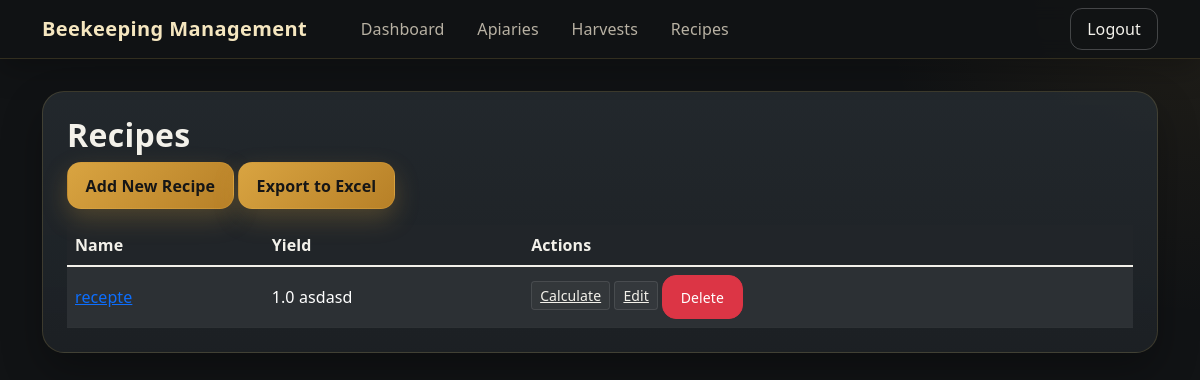
Screenshot of /recipes (signed in) with the database file from the repository.
### tables this page shows
CREATE TABLE recipes (
                    id INTEGER PRIMARY KEY,
                    name TEXT NOT NULL
                , yield REAL NOT NULL DEFAULT 1, yield_unit TEXT DEFAULT 'units', user_id INTEGER NOT NULL DEFAULT 1);

### web_app.py (the view)
@app.route('/recipes')
@login_required
def recipes():
    conn = sqlite3.connect('beekeeping.db')
    c = conn.cursor()
    c.execute("SELECT id, name, yield, yield_unit FROM recipes WHERE user_id = ? ORDER BY name", (session['user_id'],))
    recipes_list = c.fetchall()
    conn.close()
    return render_template('recipes.html', recipes=recipes_list)

### web_app.py (called while the page is built)
@app.before_request
def require_login():
    allowed = {"login", "register", "logout", "static", "serve_image"}  # names of view functions that don't require auth
    if request.endpoint not in allowed and not session.get("logged_in"):
        return redirect(url_for("login"))

def login_required(f):
    @wraps(f)
    def decorated_function(*args, **kwargs):
        if not session.get("logged_in"):
            return redirect(url_for("login"))
        return f(*args, **kwargs)
    return decorated_function

### templates/recipes.html (shortened to what this page needs)
{% extends "base.html" %}
{% block content %}
<div class="glass-panel p-4 mb-4">
<h2 class="section-title">Recipes</h2>
<a href="{{ url_for('add_recipe') }}" class="btn btn-honey mb-3">Add New Recipe</a>
<a href="{{ url_for('export_recipes') }}" class="btn btn-honey mb-3">Export to Excel</a>
<div class="table-responsive"><table class="table table-dark table-striped table-hover align-middle mb-0">
    <thead>
        <tr>
            <th>Name</th>
            <th>Yield</th>
            <th>Actions</th>
        </tr>
    </thead>
    <tbody>
        {% for recipe in recipes %}
        <tr>
            <td><a href="{{ url_for('view_recipe', recipe_id=recipe[0]) }}">{{ recipe[1] }}</a></td>
            <td>{{ recipe[2] }} {{ recipe[3] }}</td>
            <td>
                <a href="{{ url_for('calculate_production', recipe_id=recipe[0]) }}" class="btn-sm btn-soft">Calculate</a>
                <a href="{{ url_for('edit_recipe', id=recipe[0]) }}" class="btn-sm btn-secondary">Edit</a>
                <a href="{{ url_for('delete_recipe', id=recipe[0]) }}" class="btn btn-sm btn-danger" onclick="return confirm('Are you sure?')">Delete</a>
            </td>
        </tr>
        {% endfor %}
    </tbody>
</table></div>
</div>
{% endblock %}

### templates/base.html (style rules this page uses)
:root { --bg: #111315; --bg-soft: #171a1d; --panel: #1d2125; --panel-2: #242a2f; --border: rgba(255, 209, 102, 0.14); --text: #f3f1ea; --muted: #b8b1a3; --accent: #d9a441; --accent-hover: #e3b65f; --success-bg: #1d2b21; --success-border: #35553d; }
html, body { height: 100%; }
body { background: radial-gradient(circle at top right, rgba(217, 164, 65, 0.08), transparent 22%), radial-gradient(circle at bottom left, rgba(217, 164, 65, 0.05), transparent 20%), var(--bg); color: var(--text); font-family: "Segoe UI", Tahoma, Geneva, Verdana, sans-serif; letter-spacing: 0.1px; }
.glass-panel, .card { background: linear-gradient(180deg, rgba(36, 42, 47, 0.92), rgba(29, 33, 37, 0.96)); border: 1px solid var(--border); border-radius: 22px; box-shadow: 0 18px 40px rgba(0, 0, 0, 0.28); }
.section-title { font-weight: 700; letter-spacing: 0.3px; }
.btn { border-radius: 14px; transition: all 0.18s ease; padding: 0.65rem 1.1rem; }
.btn-primary, .btn-honey { background: linear-gradient(135deg, var(--accent), #b78027); border: 1px solid rgba(217, 164, 65, 0.30); color: #161616; font-weight: 600; box-shadow: 0 10px 24px rgba(217, 164, 65, 0.25); }
.btn-soft { background: rgba(255, 255, 255, 0.03); border: 1px solid rgba(255, 255, 255, 0.10); color: var(--text); }
.btn-secondary { background: rgba(255, 255, 255, 0.04); border: 1px solid rgba(255, 255, 255, 0.10); color: var(--text); }
.table { color: var(--text); }
.table th, .table td { border-color: rgba(255, 255, 255, 0.08); }
.table-striped > tbody > tr:nth-of-type(odd) { background: rgba(255, 255, 255, 0.03); }

### rows the page displays
recipes: name "recepte", yield "1.0", yield_unit "asdasd"
